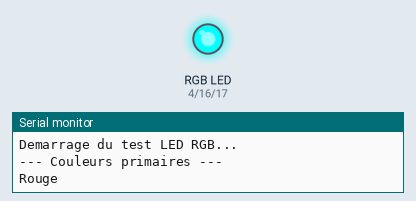
Bench run of a sketch on a simulated ESP32. Parts: an RGB LED mixed from three pins (HIGH = lit), the last lines printed to the serial monitor.

Above: at 0.1 s.
At 1.1 s:
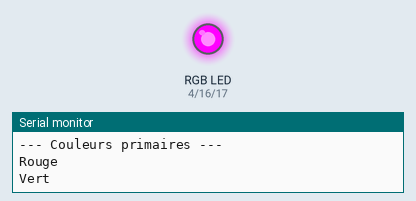
At 3.1 s:
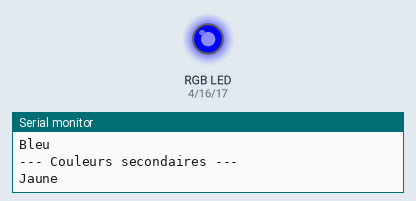
At 6.1 s:
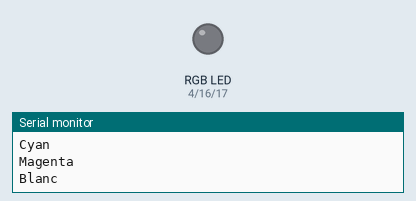
At 18.6 s:
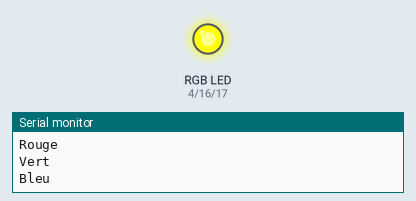
At 38.2 s:
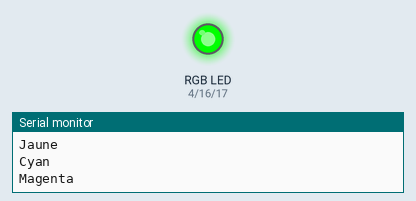
Timing chart, 0 to 40.0 s (numbered marks = the images above):
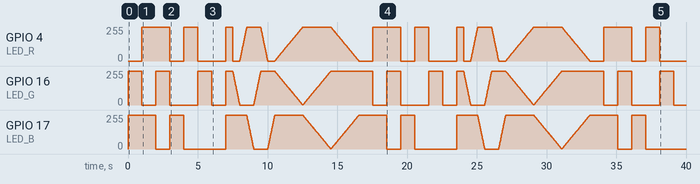

Measured:
- by itself, GPIO 4 (LED_R): 0/255 → 255/255 at 1.0 s, → 0/255 2.0 s later, → 255/255 1.0 s later, → 0/255 1.0 s later, … (1014 changes in this stretch)
- by itself, GPIO 16 (LED_G): 255/255 → 0/255 at 1.0 s, → 255/255 1.0 s later, → 0/255 1.0 s later, → 255/255 2.0 s later, … (1015 changes in this stretch)

The sketch:

RGB_LED_Test.ino
```cpp
/*
 * RGB_LED_Test - ESP32-2432S028
 *
 * Test de la LED RGB intégrée. Défilement des couleurs et effet arc-en-ciel.
 * La LED est active LOW (LOW = allumé, HIGH = éteint).
 *
 * Board: ESP32-2432S028 (Cheap Yellow Display)
 * FQBN: esp32:esp32:esp32
 *
 * @dependencies (aucune)
 */

// Pins LED RGB (active LOW)
#define LED_R 4
#define LED_G 16
#define LED_B 17

// Canaux PWM
#define PWM_FREQ 5000
#define PWM_RES  8  // 8 bits = 0-255

void setup() {
  Serial.begin(115200);
  Serial.println("RGB_LED_Test - ESP32-2432S028");

  // Configurer les canaux PWM
  ledcAttach(LED_R, PWM_FREQ, PWM_RES);
  ledcAttach(LED_G, PWM_FREQ, PWM_RES);
  ledcAttach(LED_B, PWM_FREQ, PWM_RES);

  // Éteindre la LED au démarrage
  setRGB(0, 0, 0);

  Serial.println("Demarrage du test LED RGB...");
}

// Définir la couleur RGB (0-255 pour chaque composante)
// Inverse les valeurs car la LED est active LOW
void setRGB(uint8_t r, uint8_t g, uint8_t b) {
  ledcWrite(LED_R, 255 - r);
  ledcWrite(LED_G, 255 - g);
  ledcWrite(LED_B, 255 - b);
}

void loop() {
  Serial.println("--- Couleurs primaires ---");

  // Rouge
  Serial.println("Rouge");
  setRGB(255, 0, 0);
  delay(1000);

  // Vert
  Serial.println("Vert");
  setRGB(0, 255, 0);
  delay(1000);

  // Bleu
  Serial.println("Bleu");
  setRGB(0, 0, 255);
  delay(1000);

  Serial.println("--- Couleurs secondaires ---");

  // Jaune (R + G)
  Serial.println("Jaune");
  setRGB(255, 255, 0);
  delay(1000);

  // Cyan (G + B)
  Serial.println("Cyan");
  setRGB(0, 255, 255);
  delay(1000);

  // Magenta (R + B)
  Serial.println("Magenta");
  setRGB(255, 0, 255);
  delay(1000);

  // Blanc (R + G + B)
  Serial.println("Blanc");
  setRGB(255, 255, 255);
  delay(1000);

  // Éteint
  Serial.println("Eteint");
  setRGB(0, 0, 0);
  delay(500);

  Serial.println("--- Effet arc-en-ciel ---");
  rainbow(3000);  // 3 secondes

  Serial.println("--- Fondu ---");
  fadeColors(2000);  // 2 secondes par transition
}

// Effet arc-en-ciel fluide
void rainbow(int duration) {
  int steps = duration / 10;
  for (int i = 0; i < steps; i++) {
    int hue = (i * 360) / steps;
    uint8_t r, g, b;
    hueToRGB(hue, &r, &g, &b);
    setRGB(r, g, b);
    delay(10);
  }
}

// Fondu entre couleurs
void fadeColors(int transitionTime) {
  // Rouge vers Vert
  fadeBetween(255, 0, 0, 0, 255, 0, transitionTime);
  // Vert vers Bleu
  fadeBetween(0, 255, 0, 0, 0, 255, transitionTime);
  // Bleu vers Rouge
  fadeBetween(0, 0, 255, 255, 0, 0, transitionTime);
}

void fadeBetween(uint8_t r1, uint8_t g1, uint8_t b1,
                 uint8_t r2, uint8_t g2, uint8_t b2,
                 int duration) {
  int steps = duration / 10;
  for (int i = 0; i <= steps; i++) {
    uint8_t r = r1 + (r2 - r1) * i / steps;
    uint8_t g = g1 + (g2 - g1) * i / steps;
    uint8_t b = b1 + (b2 - b1) * i / steps;
    setRGB(r, g, b);
    delay(10);
  }
}

// Convertir Hue (0-360) en RGB
void hueToRGB(int hue, uint8_t *r, uint8_t *g, uint8_t *b) {
  int sector = hue / 60;
  int remainder = (hue % 60) * 255 / 60;

  switch (sector) {
    case 0:
      *r = 255; *g = remainder; *b = 0;
      break;
    case 1:
      *r = 255 - remainder; *g = 255; *b = 0;
      break;
    case 2:
      *r = 0; *g = 255; *b = remainder;
      break;
    case 3:
      *r = 0; *g = 255 - remainder; *b = 255;
      break;
    case 4:
      *r = remainder; *g = 0; *b = 255;
      break;
    default:
      *r = 255; *g = 0; *b = 255 - remainder;
      break;
  }
}
```
